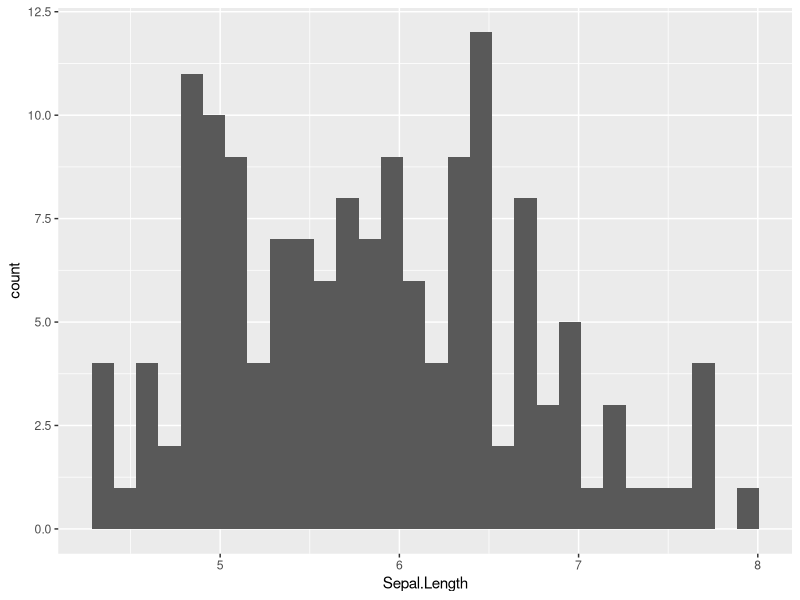
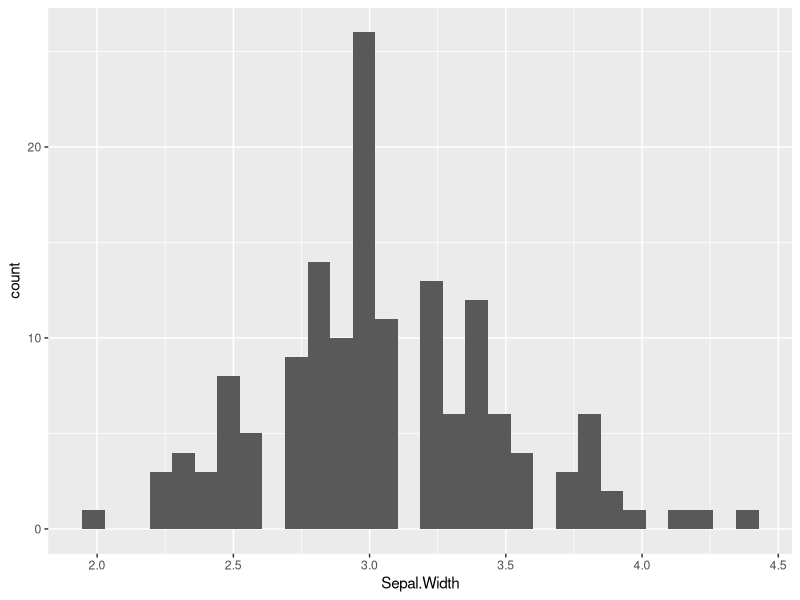
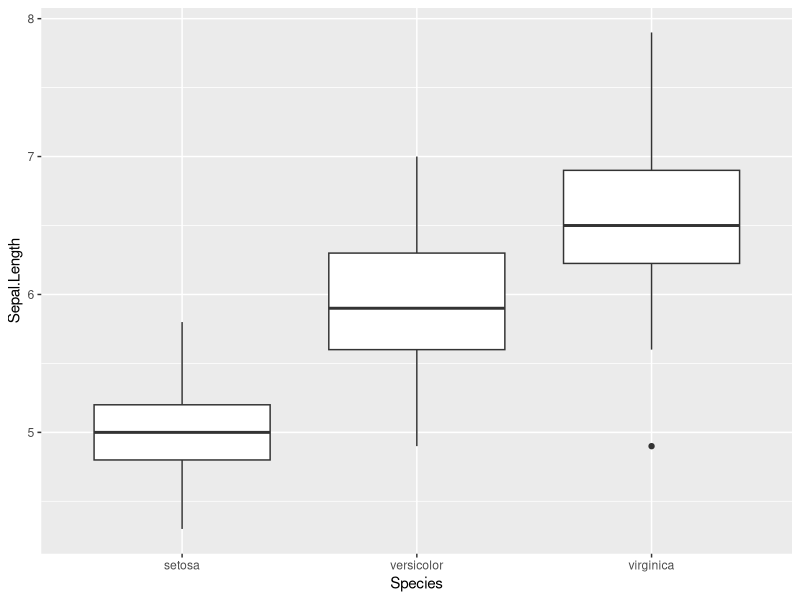

Write R code to recreate these figures, in order.
## ---- chunk 1
iris
# or
print(iris)
## ---- chunk 2
?iris
## ---- chunk 3
nrow(iris)
## ---- chunk 4
ncol(iris)
## ---- chunk 5
dim(iris)
## ---- chunk 6
str(iris)
## ---- chunk 7
library(ggplot2)
## ---- chunk 8
ggplot(iris, aes(x=Sepal.Length)) +
  geom_histogram()
## ---- chunk 9
ggplot(iris, aes(x=Sepal.Width)) +
  geom_histogram()
## ---- chunk 10
ggplot(iris, aes(x=Species, y=Sepal.Length)) +
  geom_boxplot()
